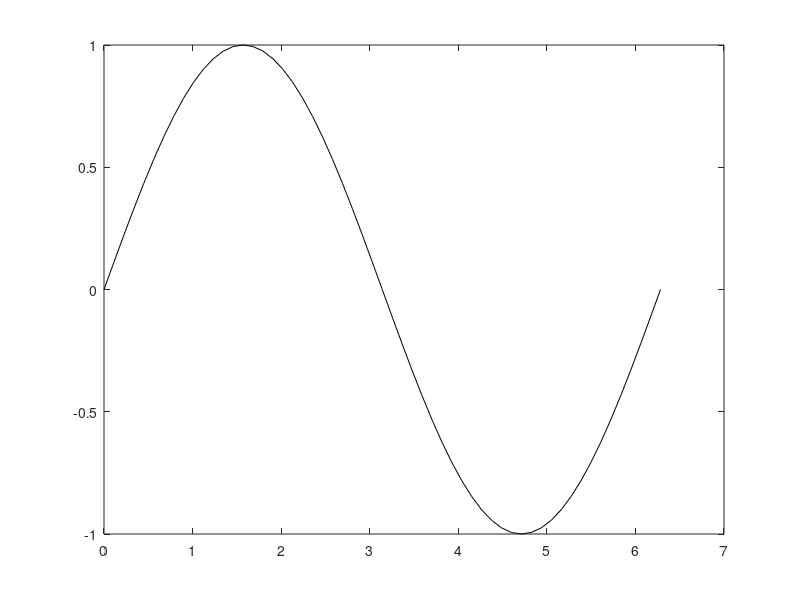

Write the MATLAB code that produced this figure.
% Author: Dylan Mikesell
% Created: 20 September 2016
% Last modified: 21 September 2016

%% clear workspace variables

clear all;
close all;

%% Make a vector and plot

x = linspace(0,2*pi,180/pi);
y = sin(x);

h = figure;
plot(x,y,'k');

%% Create math in MATLAB publishing
%
% This is called inline math with a single dollar sign ($) around the math.
%
% $y = \sin(x)$
% 
% This is called display math with two dollar signs ($$) around the math.
%
% $$y = \sin(x)$$
% 


